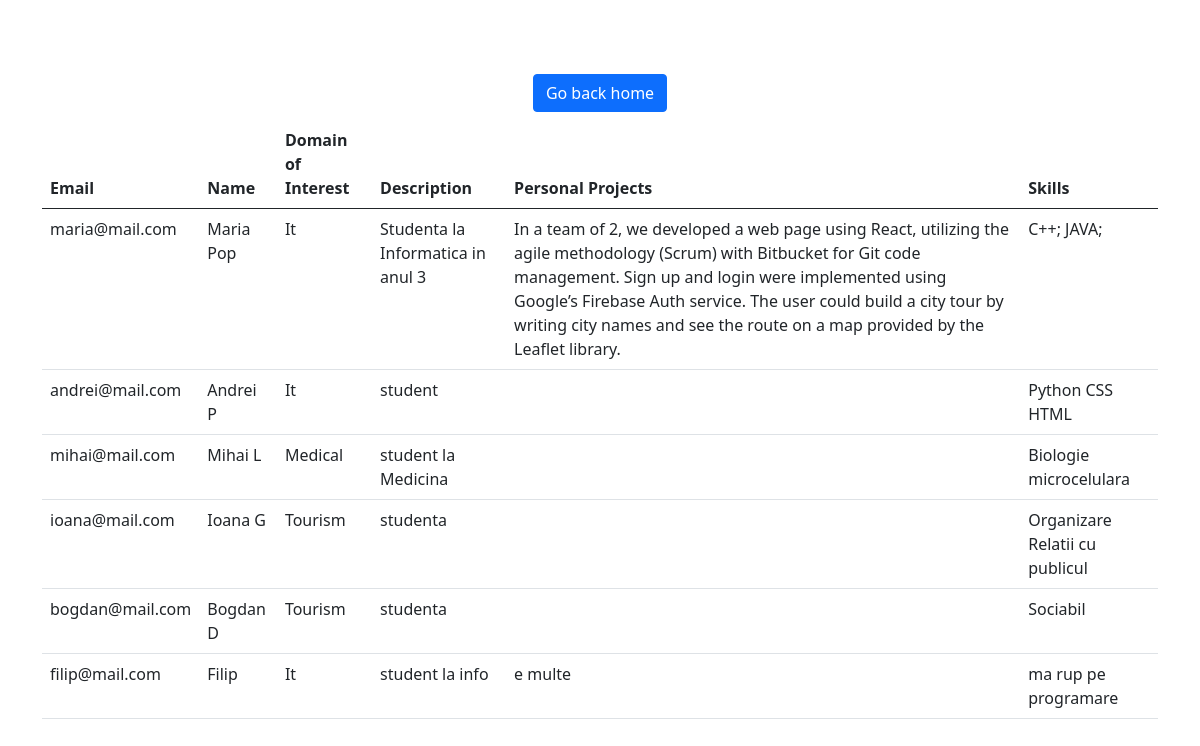
The page /students/ on the database its author committed.
### users/models.py (models this page shows, shortened)
class Student(models.Model):
    user = models.OneToOneField(settings.AUTH_USER_MODEL, on_delete=models.CASCADE, related_name='student')
    domain_of_interest = models.IntegerField(choices=DomainTypes.choices(), default=DomainTypes.IT)
    skills = models.TextField()
    personal_projects = models.TextField(null=True, blank=True)
    foreign_languages = models.TextField(null=True, blank=True)
    personal_links = models.TextField(null=True, blank=True)
    profile_photo = models.ImageField(null=True, blank=True, upload_to='media/students/photos')
    cv = models.FileField(null=True, blank=True, upload_to='media/students/cvs')
    def get_domain_type_label(self):
        return DomainTypes(self.domain_of_interest).name.title()

class User(AbstractBaseUser, PermissionsMixin):
    is_student = models.BooleanField(default=False)
    is_company = models.BooleanField(default=False)
    is_staff = models.BooleanField(default=False)
    email = models.EmailField(primary_key=True)
    password = models.CharField(max_length=200)
    name = models.CharField(max_length=50)
    description = models.TextField()
    phone = models.CharField(max_length=10)
    objects = UserManager()
    USERNAME_FIELD = 'email'
    REQUIRED_FIELDS = []

### users/views.py (the view)
# urls.py: path('students/', views.students_list_view),
def students_list_view(request, *args, **kwargs):
    students_list = Student.objects.all()
    context = {
        'students_list': students_list
    }
    return render(request, "users/students/students_list.html", context, status=200)

### templates/users/students/students_list.html
{% extends 'base.html' %}
{% block stylesheet %}
    {% load static %}
    <link rel="stylesheet" type="text/css" href="{% static 'users/home/home.css' %}">
{% endblock stylesheet %}
{% block content %}
    <div class="container d-flex justify-content-center align-items-center flex-column">
        <button type="button" class="btn btn-primary m-2" style="float: right">
            <a href="{% url 'home' %}" class="link">Go back home</a>
        </button>
        <table class="table">
            <thead>
            <tr>
                <th scope="col">Email</th>
                <th scope="col">Name</th>
                <th scope="col">Domain of Interest</th>
                <th scope="col">Description</th>
                <th scope="col">Personal Projects</th>
                <th scope="col">Skills</th>
            </tr>
            </thead>
            <tbody>
            {% for student in students_list %}
                <tr>
                    <td>{{ student.user.email }}</td>
                    <td>{{ student.user.name }}</td>
                    <td>{{ student.get_domain_type_label }}</td>
                    <td>{{ student.user.description }}</td>
                    <td>{{ student.personal_projects }}</td>
                    <td>{{ student.skills }}</td>
                </tr>
            {% endfor %}
            </tbody>
        </table>
    </div>
{% endblock content %}

### users/static/users/home/home.css (style rules this page uses)
.container { height: 100vh; width: 100vw; }
.link { text-decoration: none; color: white; }

### rows shown on the page
Student: user.email "maria@mail.com", user.name "Maria Pop", get_domain_type_label "It", user.description "Studenta la Informatica in anul 3", personal_projects "In a team of 2, we developed a web page using React, utilizing the agile methodology (Scrum) with Bitbucket for Git code management. Sign up and login were implemented using Google’s Firebase Auth service. The user could build a city tour by writing city names and see the route on a map provided by the Leaflet library.", skills "C++; JAVA;"
Student: user.email "andrei@mail.com", user.name "Andrei P", get_domain_type_label "It", user.description "student", skills "Python CSS HTML"
Student: user.email "mihai@mail.com", user.name "Mihai L", get_domain_type_label "Medical", user.description "student la Medicina", skills "Biologie microcelulara"
Student: user.email "ioana@mail.com", user.name "Ioana G", get_domain_type_label "Tourism", user.description "studenta", skills "Organizare Relatii cu publicul"
Student: user.email "bogdan@mail.com", user.name "Bogdan D", get_domain_type_label "Tourism", user.description "studenta", skills "Sociabil"
Student: user.email "filip@mail.com", user.name "Filip", get_domain_type_label "It", user.description "student la info", personal_projects "e multe", skills "ma rup pe programare"
